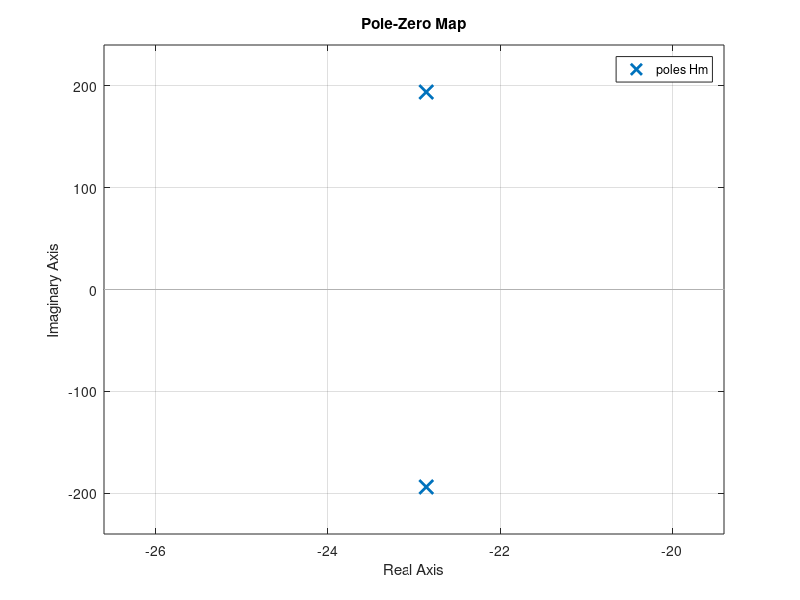
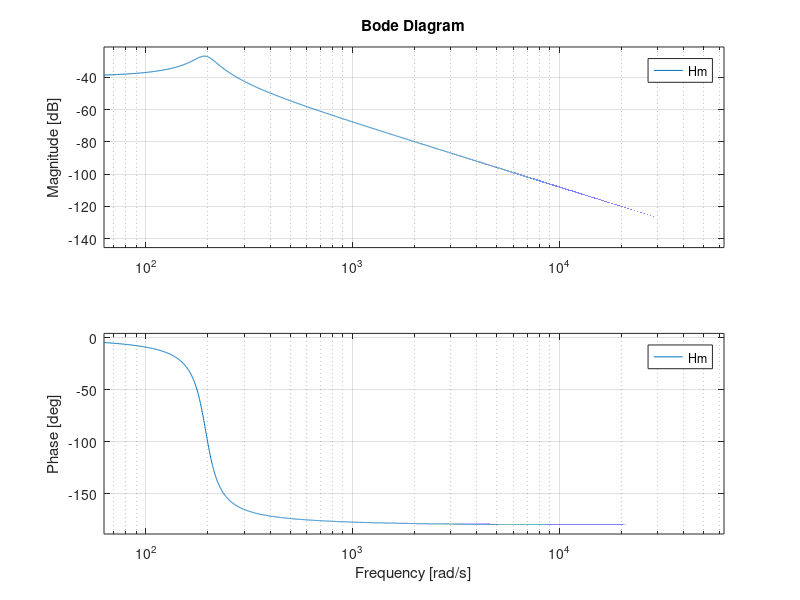
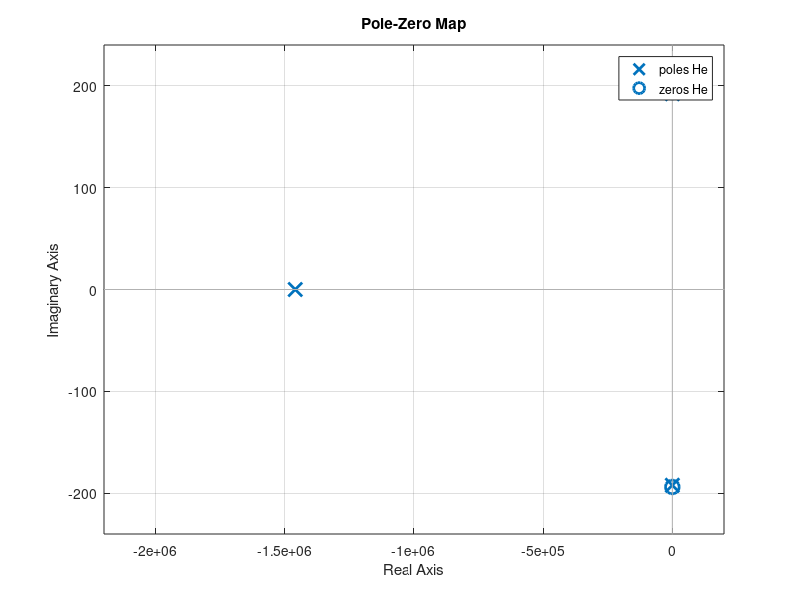
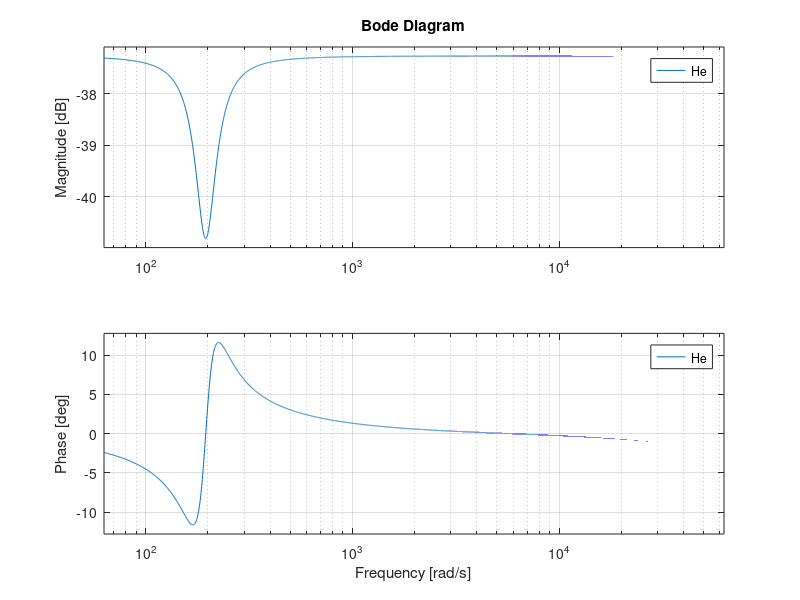

Write the MATLAB code that produced these figures, in order. (Note: this script raises an error after producing the figures.)
clear all;
close all;

%Variable Globales
d = 1; % mètre
rho = 1; % kg/m3
c = 340; % m/s
Rs = 70; % ohm

%%% Variables pour Haut Parleur #1
%Bl = 10.8; % Tm
%%Variables Elec
%Re = 6.4; % ohm
%Le = 0.051e-3; % H
%%Variables Mec
%Mm = 13.3e-3; % kg
%Rm = 0.5; % kg/s
%Km = 935; % N/m
%%Variables Acoustiques
%Sm = 0.0201; % m2

%% Variables pour Haut Parleur #2
Bl = 4.2; % Tm
%Variables Elec
Re = 3; % ohm
Le = 0.05e-3; % H 
%Variables Mec
Mm = 10.5e-3; % kg
Rm = 0.48; % kg/s
Km = 400; % N/m
%Variables Acoustiques
Sm = 0.0222; % m2

%% Fonction de transfert Mec
%Création
s = tf('s');
Hm = Bl/(Mm*s^2 + Rm*s + Km);
Hm = minreal(Hm)
%Pôles & Zéros
figure("Name", "Pôles et zéros de Hm");
figure(1)
pzmap(Hm);
[m.z, m.p, m.k] = zpkdata(Hm, 'v')
%Diagramme de Bode
figure("name", "Diagramme de Bode de Hm");
figure(2)
bode(Hm, (10:0.1:10000)*2*pi)

%% Fonction de transfert Elec
%Création
He = 1/((Le+Bl*Hm)*s + Re+ Rs);
He = minreal(He)
%Pôles & Zéros
figure("name", "Pôles et zéros de He");
figure(3)
pzmap(He);
[e.z, e.p, e.k] = zpkdata(He, 'v')
%Diagramme de Bode
figure("name", "Diagramme de Bode de He");
figure(4)
bode(He, (10:0.1:10000)*2*pi)

%% Fonction de transfert Electro-Acoustique
%Création
Ha = He*Hm*(rho*Sm*s^2*exp(-s*d/c))/(2*pi*d);
Ha = minreal(Ha)
%Pôles & Zéros
figure("name", "Pôles et zéros de Ha");
figure(5)
pzmap(Ha);
[a.z, a.p, a.k] = zpkdata(Ha, 'v')
%Diagramme de Bode
figure("name", "Diagramme de Bode de Ha");
figure(6)
bode(Ha, (10:0.1:10000)*2*pi)

%% Son continue - PWM
%Série fournier PWM 100Hz 50% composante continue & 10 1ers harmoniques

%Création du PWM
NbHarmoniques = 10;
k = [-NbHarmoniques:1:NbHarmoniques];

Fe = 1000;% c quoi comme variable ça?
T = 0.01; % s
dt = T/Fe;
w0 = 2*pi/T; % rad/s
t = [0:dt:T-dt];
x = [ones(1, Fe/2), zeros(1, Fe/2)];
x = x*3.3;

%fonctions de transfert harmoniques
for i=1:length(k)
    u(i,:) = exp(-j*k(i)*w0*t);
end

%Amplitudes & phases des fonctions de transfert harmoniques
for i=1:length(k)
    X(i) = 1/T*trapz(t, x.*u(i,:));
end

%Affichage
AMP = abs(X);
PHASE = angle(X);

for i=1:length(AMP)
    if AMP(i) <= 0.01
        PHASE(i) = 0;
    end
end

figure("name", "Diagramme d'amplitude et de phase du PWM")
figure(7)
subplot(2, 1, 1)
stem(k, AMP)
xlabel("Harmoniques");
ylabel("Amplitude");
subplot(2, 1, 2)
stem(k, PHASE)
xlabel("Harmoniques");
ylabel("Phase");

%Reconstruction
y = 0;
for i=1:length(k)
    y = y+AMP(i)*cos(k(i)*w0*t+PHASE(i));
end
figure("name", "Reconstruction du PWM")
figure(8)
plot(t, y)

%Réponse Ha
for i = 1:length(k)
    H_k(i) = evalfr(Ha,j*k(i)*w0);
end
for i = 1:length(k)
    Y_k(i) = X(i) * H_k(i);
end

y = 0;
for i = 1:length(k)
    y = y + Y_k(i)*exp(1i*k(i)*w0*t);
end
figure("name", "Réponse du système au PWM")
figure(9)
plot(t, y)

%% Courant PWM
for i = 1:length(k)
    H_k(i) = evalfr(He,j*k(i)*w0);
end
for i = 1:length(k)
    Y_k(i) = X(i) * H_k(i);
end

y = 0;
for i = 1:length(k)
    y = y + Y_k(i)*exp(1i*k(i)*w0*t);
end
figure("name", "Courant du système avec PWM")
figure(10)
plot(t, y)

%% Son percussif - Impulse
%Création du signal
Fe = 100e3; % Fréquence d'échantillonnage 100 kHz
Te = 1/Fe;  % Période d'échantillonnage
t = 0:Te:0.05; % Simulation sur 50 ms

% Signal d'entrée : impulsion de 3.3V pendant 10 ms
u = 3.3 * (t >= 0 & t <= 10e-3);

%Fraction rationnelles de H electro acoustique & Laplace ^ -1
h = 0;
[R,P,K] = residue(Ha.Numerator{1}, Ha.Denominator{1});
for i=1:length(P)
    h = h+R(i)*exp(P(i)*t);
end

%Convolution avec signal pour obtenir p(t)
p_t = conv(h, u) * Te;
t_conv = (0:length(p_t)-1) * Te; % Temps associé

%Affichage
figure("name", "Réponse du système après Impulse")
figure(11);
plot(t_conv, p_t);
xlabel("Temps (s)");
ylabel("Amplitude");

%% Courant Impulse
%Fraction rationnelles de H electrique & Laplace ^ -1
h = 0;
[R,P,K] = residue(He.Numerator{1}, He.Denominator{1});
for i=1:length(P)
    h = h+R(i)*exp(P(i)*t);
end

i_t = conv(u, h) * Te; % Convolution discrète (intégration par Te)
t_conv = (0:length(i_t)-1) * Te; % Temps associé

figure("name", "Courant du système avec Impulse")
figure(12);
plot(t_conv, i_t);
xlabel("Temps (s)");
ylabel("Courant");
%% Faire le simulink